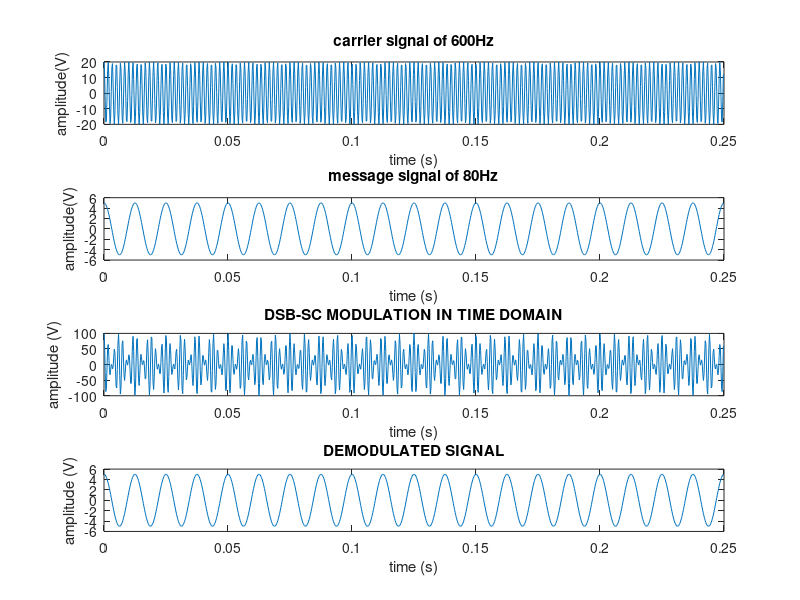

Write MATLAB code to recreate this figure.
clear;close;clc;
N = 1024; %N point FFT N>fc to avoid freq domain aliasing
fs = 4096; % Sample frequency
t = (0:N-1)/fs;
fc = 600; %Carrier Frequency
fm = 80; %Message Frequency
Ec = 20; %Carrier Amplitude
Em = 5; %Messagae Amplitude
xc=Ec*cos(2*pi*fc*t);
xm=Em*cos(2*pi*fm*t);
figure(1)
subplot(4,1,1),plot(t,xc);
title('carrier signal of 600Hz');
xlabel('time (s)');
ylabel('amplitude(V)');
subplot(4,1,2);
plot(t,xm);
title('message signal of 80Hz');
xlabel('time (s)');
ylabel('amplitude(V)');
% DSB‐SC MODULATION
z1= xm.*xc;
subplot(4,1,3),plot(t,z1);
title('DSB‐SC MODULATION IN TIME DOMAIN');
xlabel('time (s)');
ylabel('amplitude (V)');
z2= z1./xc;
subplot(4,1,4),plot(t,z2);
title('DEMODULATED SIGNAL');
xlabel('time (s)');
ylabel('amplitude (V)');
